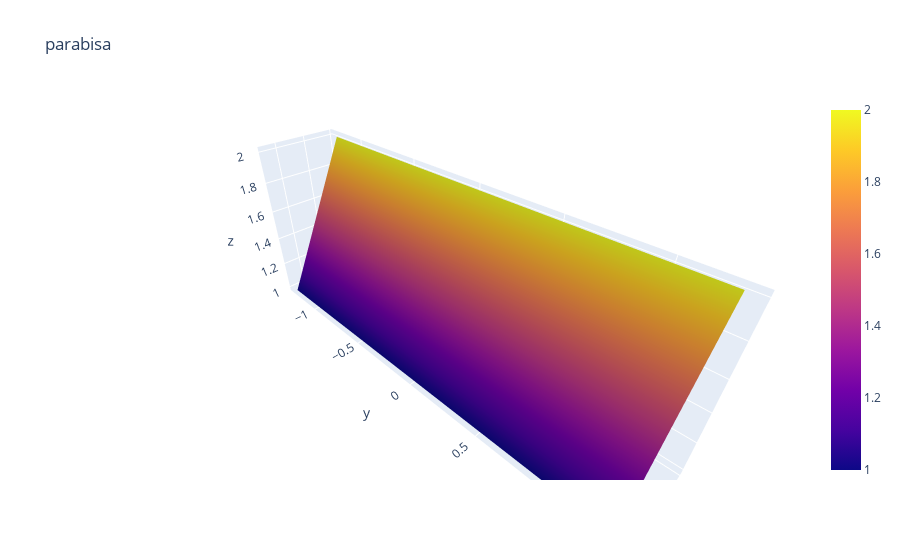

Here is the notebook cell this chart was saved with:
### Code cell
surface = av.plot3d_parametric_surface(parabrisa(x,y), (x,0, 0.5), (y,-1.25, 1.25), title='parabisa');
surface

### Figure 1 — Plotly figure (JSON) as saved in the notebook; plotly's stock layout.template omitted (floating-point values rounded to 4 significant figures; data arrays with more than 128 entries replaced by an {"elided": "..."} marker saying what was removed)
{"data": [{"showlegend": false, "showscale": true, "type": "surface", "x": {"elided": "50x50 float values"}, "y": {"elided": "50x50 float values"}, "z": {"elided": "50x50 float values"}}], "layout": {"autosize": true, "scene": {"aspectmode": "data", "aspectratio": {"x": 0.4642, "y": 2.321, "z": 0.9283}}, "title": {"text": "parabisa"}, "xaxis": {"title": {"text": "X"}}, "yaxis": {"title": {"text": "Y"}}}}
